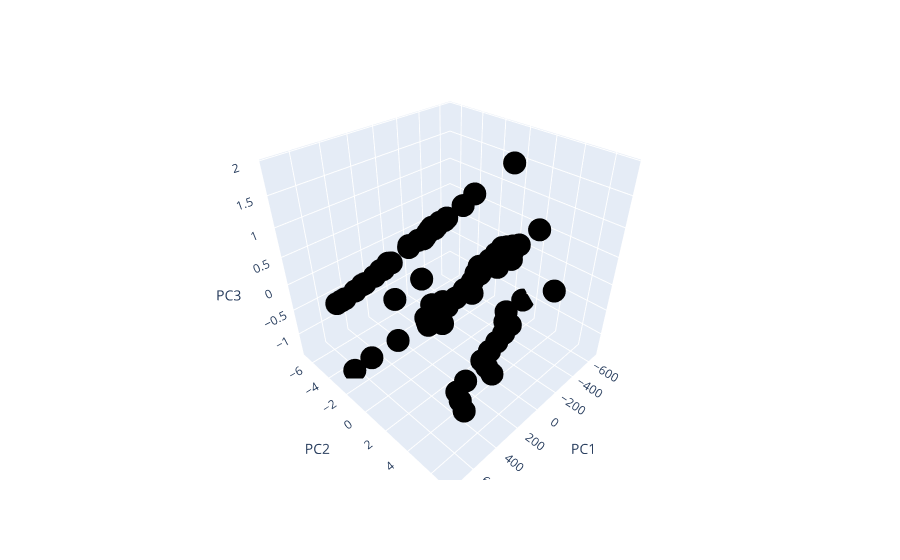

The cell this chart's notebook holds for it:
### Code cell
#plotting all 3 principal components 

import plotly.express as px
from plotly.offline import init_notebook_mode, iplot
init_notebook_mode(connected=True)

fig = px.scatter_3d(df_data2_transform3D, x = 'PC1', y = 'PC2', z = 'PC3').update_traces(marker = dict(color = "#000000"))
fig.update_traces(marker = dict(color = "#000000"))
fig.show()
